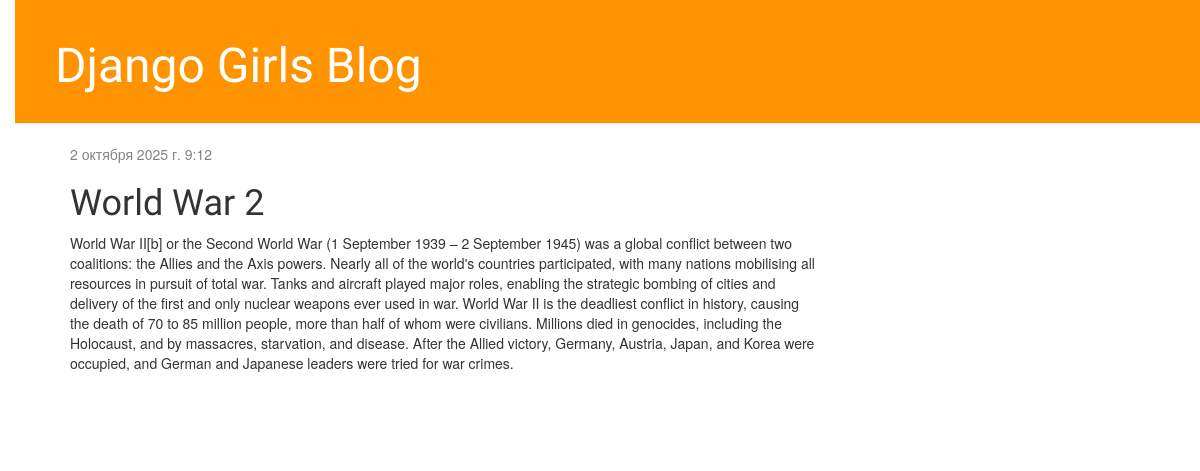
The app's page /post/4/ with its own data.
### blog/models.py (models this page shows, shortened)
class Post(models.Model):
    author = models.ForeignKey(settings.AUTH_USER_MODEL, on_delete=models.CASCADE)
    title = models.CharField(max_length=200)
    text = models.TextField()
    created_date = models.DateTimeField(default=timezone.now)
    published_date = models.DateTimeField(blank=True, null=True)

### blog/views.py (the view)
# urls.py: path('post/<int:pk>/', views.post_detail, name='post_detail'),
def post_detail(request, pk):
    post = get_object_or_404(Post, pk=pk)
    return render(request, 'blog/post_detail.html', {'post': post})

### blog/templates/blog/post_detail.html (shortened to what this page needs)
<!DOCTYPE html>
<html lang="en">
<head>
</head>
<body>
{% extends 'blog/base.html' %}
{% block content %}
    <div class="post">
        {% if post.published_date %}
            <div class="date">
                {{ post.published_date }}
            </div>
        {% endif %}
        <h1>{{ post.title }}</h1>
        <p>{{ post.text|linebreaksbr }}</p>
    </div>
{% endblock %}

### blog/static/css/blog.css (style rules this page uses)
h1, h2, h3, h4 { font-family: 'Lobster', cursive; }
.date { color: #828282; }
.post { margin-bottom: 70px; }
body { padding-left: 15px; }

### records on screen
Post: published_date "2 октября 2025 г. 9:12", title "World War 2", text "World War II[b] or the Second World War (1 September 1939 – 2 September 1945) was a global conflict between two coalitions: the Allies and the Axis powers. Nearly all of the world's countries participated, with many nations mobilising all resources in pursuit of total war. Tanks and aircraft played major roles, enabling the strategic bombing of cities and delivery of the first and only nuclear weapons ever used in war. World War II is the deadliest conflict in history, causing the death of 70 to 85 million people, more than half of whom were civilians. Millions died in genocides, including the Holocaust, and by massacres, starvation, and disease. After the Allied victory, Germany, Austria,…"
